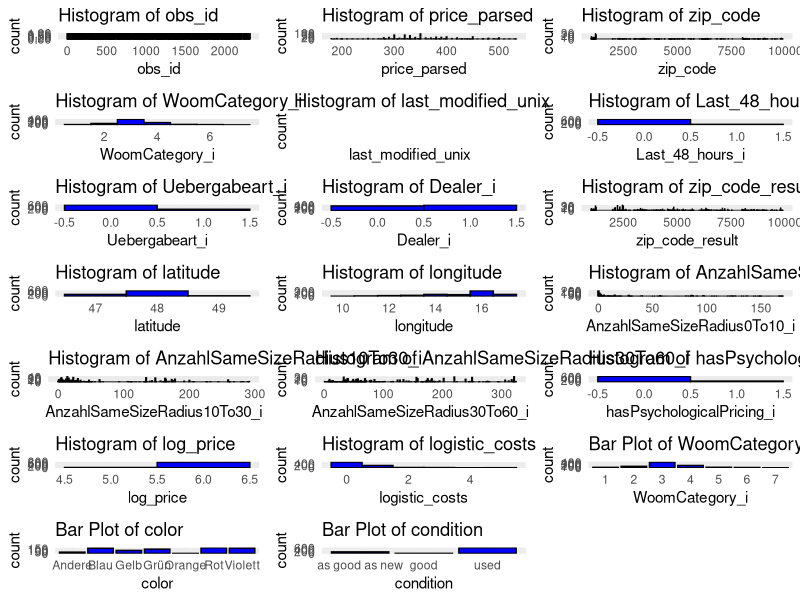

The R source for this figure:
library(dplyr)
library(ggplot2)
library(gridExtra)
setwd(dirname(rstudioapi::getActiveDocumentContext()$path))

bikes <- read.csv("data/willhaben_woom_bikes_sample_no_outlier.csv", stringsAsFactors = TRUE)

bikes_selected <- bikes[, colnames(bikes)]
numeric_cols <- sapply(bikes_selected, is.numeric)
numeric_data <- bikes_selected[, numeric_cols]
num_plots <- length(numeric_data)
plot_list <- list()
for (i in 1:num_plots) {
  p <- ggplot(numeric_data, aes_string(x = names(numeric_data)[i])) +
    geom_histogram(binwidth = 1, fill = "blue", color = "black") +
    theme_minimal() +
    labs(title = paste("Histogram of", names(numeric_data)[i]))
  plot_list[[i]] <- p
}

categorical_vars <- c("WoomCategory_i", "color", "condition")
for (var in categorical_vars) {
  if (!is.factor(bikes_selected[[var]])) {
    bikes_selected[[var]] <- as.factor(bikes_selected[[var]])
  }
  p <- ggplot(bikes_selected, aes_string(x = var)) +
    geom_bar(fill = "blue", color = "black") +
    theme_minimal() +
    labs(title = paste("Bar Plot of", var))
  plot_list[[length(plot_list) + 1]] <- p
}

png("histograms.png", width = 1920, height = 1080, res = 120)
grid.arrange(grobs = plot_list, ncol = 3)
dev.off()
